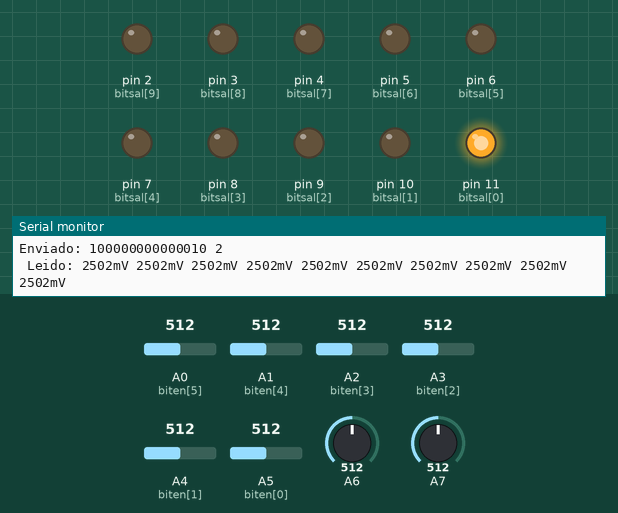
Recording of a sketch running on a simulated Arduino Nano, built with avr-gcc and run on an emulated ATmega328P. Parts: output pins drawn as LEDs (lit = HIGH), the last lines printed to the serial monitor. Inputs (shaded band) come from the test bench; at power-on: A0 (biten[5]) = 512, A1 (biten[4]) = 512, A2 (biten[3]) = 512, A3 (biten[2]) = 512, A4 (biten[1]) = 512, A5 (biten[0]) = 512, A6 = 512, A7 = 512.

Above: at 0.1 s.
At 8.2 s:
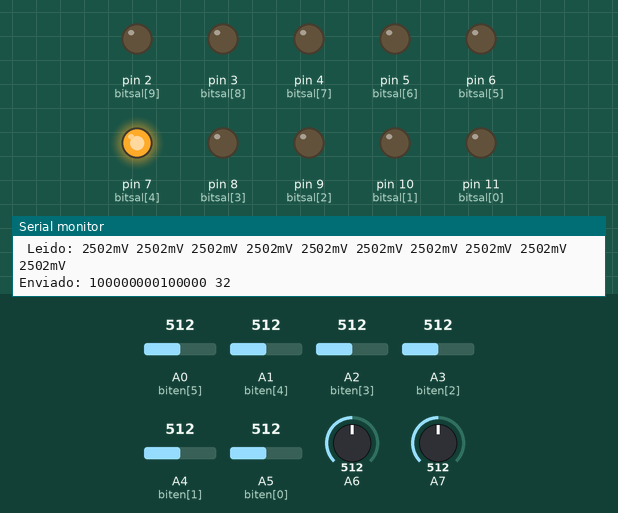
At 12.3 s:
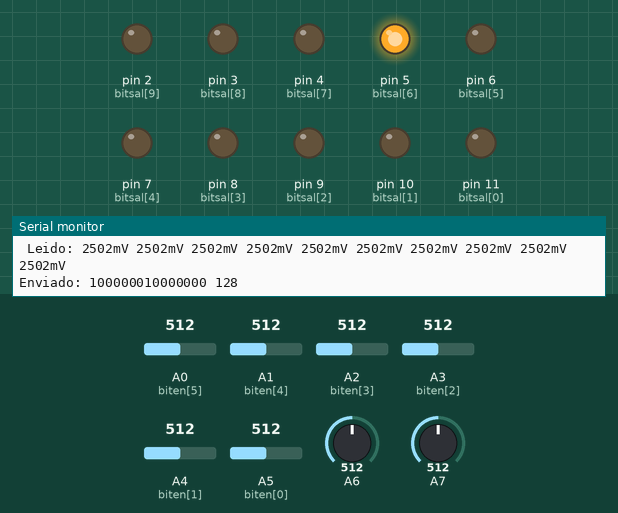
At 16.4 s:
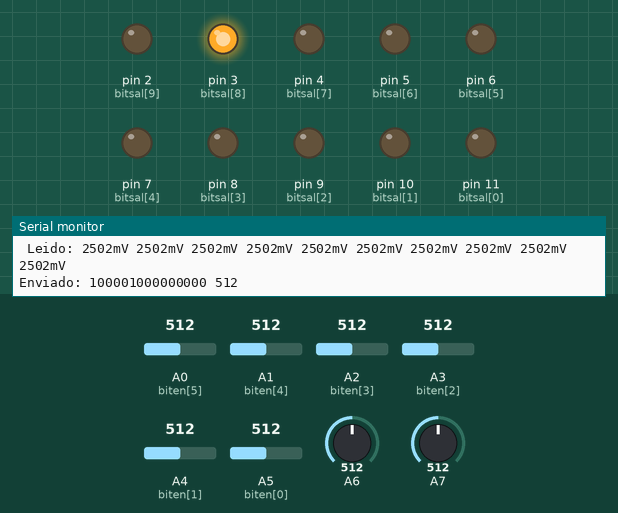
At 24.6 s:
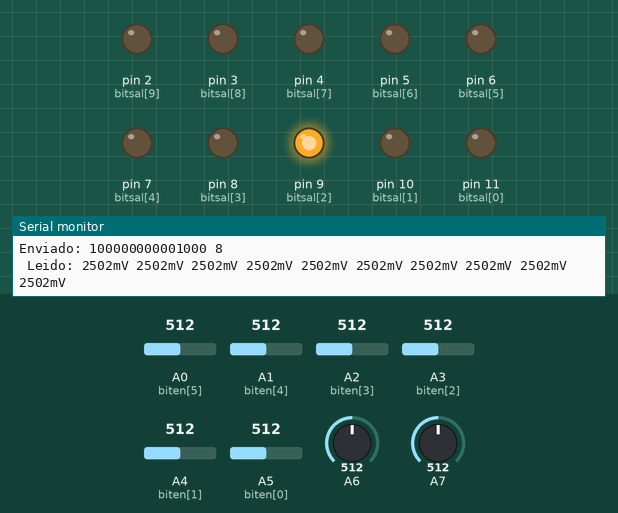
At 34.8 s:
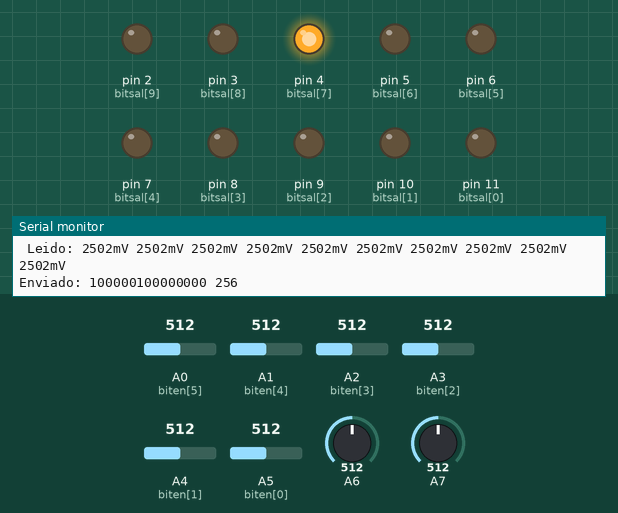
Timing chart, 0 to 40.0 s (numbered marks = the images above):
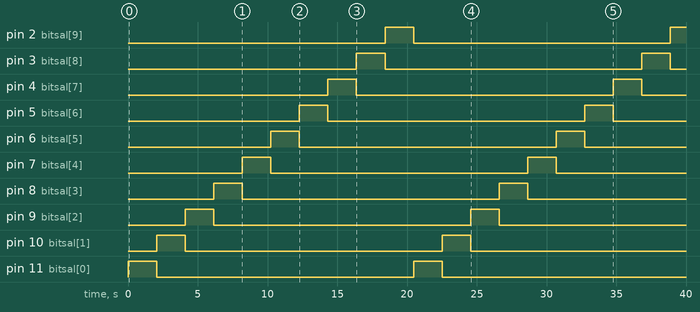

The sketch:

soft_emulador_3.ino
```cpp
#define Rst A0 // al Pin 2 integrado (Reset rampa)
#define Load A1 // al Pin 5 integrado
#define Vref A7 // En este pin hay ponerlo en V+ y a La tension de salida deseada // Pin 37 integrado
#define Sal_comp A6 // este es el posible PWM, esta es la señal que hay que integrar // Pin 36 integrado
#define Clk A2 //Pin 3 del integrado (Clock)
#define Prst A3 // al Pin 6 del integrado (reset_GRAL)
#define VDAC1 A4 // Pin 39 integrado
#define VDAC2 A5 // Pin 40 integrado
// Pines de datos del sumador
#define a_msb 2
#define a_lsb 11
#define s_lsb A7
#define s_msb 12

// El pin 38 (in_neg) DEBE estar conectado con Vout1 o Vout2 del DAC (pines 40 y 39) $.$ cierto?
int Entrada, Salida,Datos;
float Med;
byte bitsal[]={11,10,9,8,7,6,5,4,3,2};
byte biten[]={19,18,17,16,15,14,13,12};
void setup() {

Serial.begin(9600);
  // Configuro los puertos


  for (int i=0;i<10;i++){
     pinMode(bitsal[i],OUTPUT);
    }


  for (int i=0;i<8;i++){
     pinMode(biten[i],INPUT);//INPUT_PULLUP
    }

pinMode(A7,INPUT);
pinMode(A6,INPUT);


Serial.println("Iniciando");

Entrada=0;
Salida=0;
}

void loop() {

  Sacar();

  Serial.print("Enviado: ");
  Datos=Potencia(Salida)+16384;
  Serial.print(Datos,BIN);Serial.print(" "); Serial.println(Datos-16384);
  //  Serial.println(Salida);
   Serial.print(" Leido: ");
   Leer();
   //Serial.println(Entrada,BIN);
   delay(2000);
}


void Sacar(){
  //Pone todas las salidas en bajo
  for (int i=0;i<10;i++){
     digitalWrite(bitsal[i],LOW);
    }

 digitalWrite(bitsal[Salida],HIGH);
 Salida++;
 if (Salida>=10){Salida=0;}
  }

 void Leer(){
int Elbit;
Entrada=0;
  for (int i=0;i<8;i++){
    // Elbit=digitalRead(biten[i]);
     Elbit=analogRead(biten[i]);
     Elbit=map(Elbit,0,1023,0,5000);
     Serial.print(Elbit);
     Serial.print("mV ");
    // Serial.print(Elbit);
     Entrada=Entrada+Elbit*Potencia(i+2); // Los menos significativos son las entradas analogicas
    }

  Elbit=analogRead(A6);

   Elbit=map(Elbit,0,1023,0,5000);
     Serial.print(Elbit);
     Serial.print("mV ");

  if (Elbit>800){Elbit=1;}else {Elbit=0;}
  // Serial.println(Elbit);
   Entrada=Entrada+Elbit*Potencia(1);


  Elbit=analogRead(A7);

    Elbit=map(Elbit,0,1023,0,5000);
     Serial.print(Elbit);
     Serial.println("mV ");

  if (Elbit>800){Elbit=1;}else {Elbit=0;}
    // Serial.print(Elbit);
   Entrada=Entrada+Elbit*Potencia(0);
  // Serial.print(" ");


  }

int Potencia(int a){
  int Salidass=1;
  for (int i=1;i<a+1;i++){
    Salidass=Salidass*2;
    }
  return Salidass;
  }
/*
// Lo convierto a decimal
Val_bits=0;
 for (i=0;i<9+1;i++){
    Val_bits+=Bits[i]*pow(2,i);
    }
   //Val_bits=dd;
  }
  */
```

Measured:
- by itself, pin 2 (bitsal[9]): LOW → HIGH at 18.4 s, → LOW 2.0 s later, → HIGH 18.4 s later
- by itself, pin 11 (bitsal[0]): alternates HIGH for 2.1 s and LOW for 18.4 s
- by itself, pin 3 (bitsal[8]), pin 4 (bitsal[7]), pin 5 (bitsal[6]), pin 6 (bitsal[5]), pin 7 (bitsal[4]), pin 8 (bitsal[3]), pin 9 (bitsal[2]), pin 10 (bitsal[1]): alternates HIGH for 2.0 s and LOW for 18.4 s
